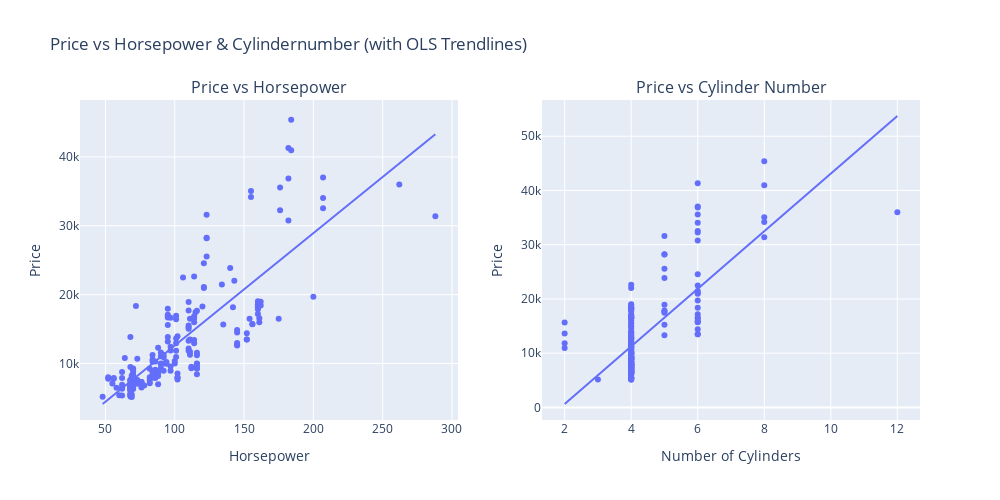

The notebook cell this image was saved under:
### Markdown cell above
Regression plots "Horsepower vs price" and "Cylinder Number vs Price"

### Code cell
# Prepare data for Horsepower
fig_hp = px.scatter(df_cleaned, x='horsepower', y='price', trendline='ols')             # Scatter plot with OLS trendline for Horsepower vs Price
hp_scatter = fig_hp.data[0]                                                             # Extract scatter plot data
hp_trendline = fig_hp.data[1]                                                           # Extract trendline data

# Prepare data for Cylindernumber
fig_cyl = px.scatter(df_cleaned, x='cylindernumber', y='price', trendline='ols')        # Scatter plot with OLS trendline for Cylindernumber vs Price
cyl_scatter = fig_cyl.data[0]                                                           # Extract scatter plot data
cyl_trendline = fig_cyl.data[1]                                                         # Extract trendline data

# Create subplot layout
fig = make_subplots(rows=1, cols=2, subplot_titles=("Price vs Horsepower", "Price vs Cylinder Number"))      #  Create a 1x2 subplot layout

# Add both scatter plots and trendlines
fig.add_trace(hp_scatter, row=1, col=1)                                                                      # Add Horsepower scatter plot to first subplot
fig.add_trace(hp_trendline, row=1, col=1)                                                                    # Add Horsepower trendline to first subplot

fig.add_trace(cyl_scatter, row=1, col=2)                                                                     # Add Cylindernumber scatter plot to second subplot
fig.add_trace(cyl_trendline, row=1, col=2)                                                                   # Add Cylindernumber trendline to second subplot

# Update layout
fig.update_layout(
    title_text="Price vs Horsepower & Cylindernumber (with OLS Trendlines)",
    height=500,
    width=1000,
    showlegend=True
)
# Set axis titles for each subplot
fig.update_xaxes(title_text="Horsepower", row=1, col=1)
fig.update_yaxes(title_text="Price", row=1, col=1)

fig.update_xaxes(title_text="Number of Cylinders", row=1, col=2)
fig.update_yaxes(title_text="Price", row=1, col=2)
fig.show()

### Figure 1 — Plotly figure (JSON) as saved in the notebook; plotly's stock layout.template omitted (floating-point values rounded to 4 significant figures; data arrays with more than 128 entries replaced by an {"elided": "..."} marker saying what was removed)
{"data": [{"hovertemplate": "horsepower=%{x}<br>price=%{y}<extra></extra>", "legendgroup": "", "marker": {"color": "#636efa", "symbol": "circle"}, "mode": "markers", "name": "", "orientation": "v", "showlegend": false, "type": "scatter", "x": {"elided": "205 int values"}, "xaxis": "x", "y": {"elided": "205 float values"}, "yaxis": "y"}, {"hovertemplate": "<b>OLS trendline</b><br>price = 163.263 * horsepower + -3721.76<br>R<sup>2</sup>=0.653088<br><br>horsepower=%{x}<br>price=%{y} <b>(trend)</b><extra></extra>", "legendgroup": "", "marker": {"color": "#636efa", "symbol": "circle"}, "mode": "lines", "name": "", "showlegend": false, "type": "scatter", "x": {"elided": "205 int values"}, "xaxis": "x", "y": {"elided": "205 float values"}, "yaxis": "y"}, {"hovertemplate": "cylindernumber=%{x}<br>price=%{y}<extra></extra>", "legendgroup": "", "marker": {"color": "#636efa", "symbol": "circle"}, "mode": "markers", "name": "", "orientation": "v", "showlegend": false, "type": "scatter", "x": {"elided": "205 int values"}, "xaxis": "x2", "y": {"elided": "205 float values"}, "yaxis": "y2"}, {"hovertemplate": "<b>OLS trendline</b><br>price = 5309.17 * cylindernumber + -9980.03<br>R<sup>2</sup>=0.515962<br><br>cylindernumber=%{x}<br>price=%{y} <b>(trend)</b><extra></extra>", "legendgroup": "", "marker": {"color": "#636efa", "symbol": "circle"}, "mode": "lines", "name": "", "showlegend": false, "type": "scatter", "x": {"elided": "205 int values"}, "xaxis": "x2", "y": {"elided": "205 float values"}, "yaxis": "y2"}], "layout": {"annotations": [{"font": {"size": 16}, "showarrow": false, "text": "Price vs Horsepower", "x": 0.225, "xanchor": "center", "xref": "paper", "y": 1, "yanchor": "bottom", "yref": "paper"}, {"font": {"size": 16}, "showarrow": false, "text": "Price vs Cylinder Number", "x": 0.775, "xanchor": "center", "xref": "paper", "y": 1, "yanchor": "bottom", "yref": "paper"}], "height": 500, "showlegend": true, "title": {"text": "Price vs Horsepower & Cylindernumber (with OLS Trendlines)"}, "width": 1000, "xaxis": {"anchor": "y", "domain": [0, 0.45], "title": {"text": "Horsepower"}}, "xaxis2": {"anchor": "y2", "domain": [0.55, 1], "title": {"text": "Number of Cylinders"}}, "yaxis": {"anchor": "x", "domain": [0, 1], "title": {"text": "Price"}}, "yaxis2": {"anchor": "x2", "domain": [0, 1], "title": {"text": "Price"}}}}
